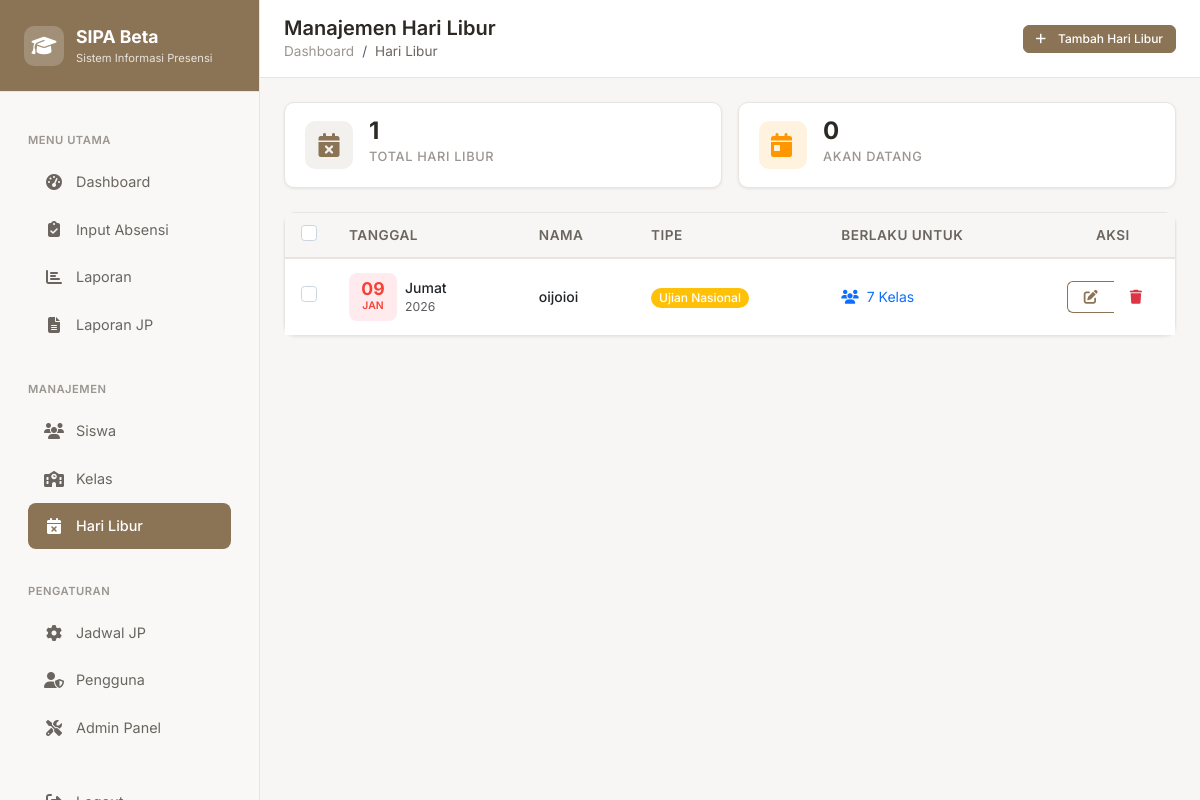
Screenshot of /manage/holidays/ (signed in) with the database file from the repository.
### attendance/models.py (models this page shows, shortened)
class BaseModel(models.Model):
    id = models.UUIDField(primary_key=True, default=uuid.uuid4, editable=False)
    created_at = models.DateTimeField(auto_now_add=True)
    updated_at = models.DateTimeField(auto_now=True)
    created_by = models.ForeignKey(
        User,
        on_delete=models.SET_NULL,
        null=True,
        blank=True,
        related_name='%(class)s_created'
    )
    updated_by = models.ForeignKey(
        User,
        on_delete=models.SET_NULL,
        null=True,
        blank=True,
        related_name='%(class)s_updated'
    )
    class Meta:
        abstract = True

class Holiday(BaseModel):
    HOLIDAY_TYPES = [
        ('UAS', 'Ujian Akhir Semester'),
        ('UN', 'Ujian Nasional'),
        ('PESANTREN', 'Libur Pesantren'),
        ('LAINNYA', 'Lainnya'),
    ]
    date = models.DateField(
        help_text='Date of the holiday'
    )
    name = models.CharField(
        max_length=100,
        help_text='Name of the holiday'
    )
    holiday_type = models.CharField(
        max_length=20,
        choices=HOLIDAY_TYPES,
        help_text='Type of holiday'
    )
    apply_to_all = models.BooleanField(
        default=True,
        help_text='If True, applies to all classrooms'
    )
    classrooms = models.ManyToManyField(
        Classroom,
        blank=True,
        related_name='holidays',
        help_text='Specific classrooms this holiday applies to (if apply_to_all is False)'
    )
    description = models.TextField(
        blank=True,
        help_text='Additional description about the holiday'
    )
    class Meta:
        ordering = ['-date']
        indexes = [
            models.Index(fields=['date']),
            models.Index(fields=['apply_to_all']),
        ]
        verbose_name = 'Holiday'
        verbose_name_plural = 'Holidays'

### attendance/views.py (the view)
# urls.py: path('manage/holidays/', views.manage_holiday_list, name='manage_holiday_list'),
@login_required
def manage_holiday_list(request):
    try:
        holidays = Holiday.objects.prefetch_related('classrooms').order_by('-date')
        paginator = Paginator(holidays, 20)
        page_number = request.GET.get('page', 1)
        page_obj = paginator.get_page(page_number)
        total_holidays = Holiday.objects.count()
        upcoming_holidays = Holiday.objects.filter(date__gte=timezone.now().date()).count()
        context = {
            'holidays': page_obj,
            'total_holidays': total_holidays,
            'upcoming_holidays': upcoming_holidays,
        }
    except Exception as e:
        logger.error(f"Error loading holiday list: {str(e)}")
        messages.error(request, "Terjadi kesalahan saat memuat data hari libur")
        context = {'holidays': []}
    return render(request, 'manage/holidays/list.html', context)

### attendance/context_processors.py (called while the page is built)
def app_context(request):
    return {
        'app_config': getattr(settings, 'SIPA_YAUMI', {}),
        'app_name': getattr(settings, 'SIPA_YAUMI', {}).get('APP_NAME', 'SIPA Beta '),
        'school_name': getattr(settings, 'SIPA_YAUMI', {}).get('SCHOOL_NAME', 'PESANTREN YAUMI YOGYAKARTA'),
        'app_version': getattr(settings, 'SIPA_YAUMI', {}).get('VERSION', '1.0.0'),
    }

### templates/manage/holidays/list.html (shortened to what this page needs)
{% extends 'manage/base_list.html' %}
{% load static %}
{% block page_title %}Manajemen Hari Libur{% endblock %}
{% block breadcrumb_items %}
<li class="breadcrumb-item active">Hari Libur</li>
{% endblock %}
{% block page_actions %}
{% if user.is_superuser %}
<a href="{% url 'manage_holiday_create' %}" class="btn btn-primary btn-sm">
    <i class="fas fa-plus me-1"></i> Tambah Hari Libur
</a>
{% endif %}
{% endblock %}
{% block stats_row %}
<div class="stats-row">
    <div class="stat-card">
        <div class="stat-icon primary">
            <i class="fas fa-calendar-times"></i>
        </div>
        <div>
            <div class="stat-value">{{ total_holidays }}</div>
            <div class="stat-label">Total Hari Libur</div>
        </div>
    </div>
    <div class="stat-card">
        <div class="stat-icon warning">
            <i class="fas fa-calendar-day"></i>
        </div>
        <div>
            <div class="stat-value">{{ upcoming_holidays }}</div>
            <div class="stat-label">Akan Datang</div>
        </div>
    </div>
</div>
{% endblock %}
{% block list_content %}
<div class="card">
    <div class="card-body p-0">
        <form method="post" action="{% url 'bulk_action' %}" id="bulkForm">
            <div class="table-responsive">
                <table class="table table-hover mb-0">
                    <thead>
                        <tr>
                            {% if user.is_superuser %}
                            <th style="width: 40px;">
                                <input type="checkbox" class="form-check-input" id="selectAll">
                            </th>
                            {% endif %}
                            <th>Tanggal</th>
                            <th>Nama</th>
                            <th>Tipe</th>
                            <th>Berlaku Untuk</th>
                            {% if user.is_superuser %}
                            <th style="width: 120px;" class="text-center">Aksi</th>
                            {% endif %}
                        </tr>
                    </thead>
                    <tbody>
                        {% for holiday in holidays %}
                        <tr>
                            {% if user.is_superuser %}
                            <td>
                                <input type="checkbox" class="form-check-input row-checkbox"
                                       name="selected_ids" value="{{ holiday.pk }}">
                            </td>
                            {% endif %}
                            <td data-label="Tanggal">
                                <div class="d-flex align-items-center">
                                    <div class="date-badge me-2">
                                        <div class="date-day">{{ holiday.date|date:"d" }}</div>
                                        <div class="date-month">{{ holiday.date|date:"M" }}</div>
                                    </div>
                                    <div>
                                        <span class="fw-medium">{{ holiday.date|date:"l" }}</span>
                                        <div class="text-muted small">{{ holiday.date|date:"Y" }}</div>
                                    </div>
                                </div>
                            </td>
                            <td data-label="Nama">
                                <span class="editable fw-medium" data-field="name" data-id="{{ holiday.pk }}" data-model="holiday">{{ holiday.name }}</span>
                            </td>
                            <td data-label="Tipe">
                                <span class="badge
                                    {% if holiday.holiday_type == 'UAS' %}bg-info
                                    {% elif holiday.holiday_type == 'UN' %}bg-warning
                                    {% elif holiday.holiday_type == 'PESANTREN' %}bg-success
                                    {% else %}bg-secondary{% endif %}">
                                    {{ holiday.get_holiday_type_display }}
                                </span>
                            </td>
                            <td data-label="Berlaku Untuk">
                                {% if holiday.apply_to_all %}
                                <span class="text-success">
                                    <i class="fas fa-globe me-1"></i> Semua Kelas
                                </span>
                                {% else %}
                                <span class="text-primary">
                                    <i class="fas fa-users me-1"></i>
                                    {{ holiday.classrooms.count }} Kelas
                                </span>
                                {% endif %}
                            </td>
                            <td class="text-center">
                                {% if user.is_superuser %}
                                <div class="btn-group btn-group-sm">
                                    <a href="{% url 'manage_holiday_edit' holiday.pk %}"
                                       class="btn btn-outline-primary" title="Edit">
                                        <i class="fas fa-edit"></i>
                                    </a>
                                    <button type="button" class="btn btn-outline-danger" title="Hapus"
                                            data-bs-toggle="modal"
                                            data-bs-target="#deleteModal"
                                            data-delete-id="{{ holiday.pk }}"
                                            data-delete-name="{{ holiday.name }}"
                                            data-delete-url="{% url 'manage_holiday_delete' holiday.pk %}">
                                        <i class="fas fa-trash"></i>
                                    </button>
                                </div>
                                {% else %}
                                <span class="text-muted">-</span>
                                {% endif %}
                            </td>
                        </tr>
                        {% endfor %}
                    </tbody>
                </table>
            </div>
        </form>
    </div>
</div>
{% endblock %}

### static/css/main.css (style rules this page uses)
:root { --primary-50: #EEF2FF; --primary-100: #E0E7FF; --primary-200: #C7D2FE; --primary-300: #A5B4FC; --primary-400: #818CF8; --primary-500: #6366F1; --primary-600: #4F46E5; --primary-700: #4338CA; --primary-800: #3730A3; --primary-900: #312E81; --primary: var(--primary-600); --primary-hover: var(--primary-700); --primary-light: var(--primary-100); --slate-50: #F8FAFC; --slate-100: #F1F5F9; --slate-200: #E2E8F0; --slate-300: #CBD5E1; --slate-400: #94A3B8; --slate-500: #64748B; --slate-600: #475569; --slate-700: #334155; --slate-800: #1E293B; --slate-900: #0F172A; --status-hadir: #22C55E; --status-hadir-bg: #DCFCE7; --status-hadir-hover: #16A34A; --status-hadir-text: #166534; --status-sakit: #EAB308; --status-sakit-bg: #FEF9C3; --status-sakit-hover: #CA8A04; --status-sakit-text: #854D0E; --status-izin: #3B82F6; --status-izin-bg: #DBEAFE; --status-izin-hover: #2563EB; --status-izin-text: #1E40AF; --status-alpa: #EF4444; --status-alpa-bg: #FEE2E2; --status-alpa-hover: #DC2626; --status-alpa-text: #991B1B; --success: var(--status-hadir); --success-bg: var(--status-hadir-bg); --warning: var(--status-sakit); --warning-bg: var(--status-sakit-bg); --info: var(--status-izin); --info-bg: var(--status-izin-bg); --danger: var(--status-alpa); --danger-bg: var(--status-alpa-bg); --bg-white: #FFFFFF; --bg-light: var(--slate-50); --bg-muted: var(--slate-100); --bg-dark: var(--slate-900); --text-primary: var(--slate-900); --text-secondary: var(--slate-500); --text-muted: var(--slate-400); --text-light: var(--slate-300); --text-white: #FFFFFF; --border-color: var(--slate-200); --border-light: var(--slate-100); --border-dark: var(--slate-300); --spacing-0: 0; --spacing-1: 0.25rem; --spacing-2: 0.5rem; --spacing-3: 0.75rem; --spacing-4: 1rem; --spacing-5: 1.25rem; --spacing-6: 1.5rem; --spacing-8: 2rem; --spacing-10: 2.5rem; --spacing-12: 3rem; --spacing-16: 4rem; --radius-none: 0; --radius-sm: 4px; --radius-md: 6px; --radius-lg: 8px; --radius-xl: 12px; --radius-2xl: 16px; --radius-full: 9999px; --shadow-xs: 0 1px 2px 0 rgb(0 0 0 / 0.05); --shadow-sm: 0 1px 3px 0 rgb(0 0 0 / 0.1), 0 1px 2px -1px rgb(0 0 0 / 0.1); --shadow-md: 0 4px 6px -1px rgb(0 0 0 / 0.1), 0 2px 4px -2px rgb(0 0 0 / 0.1); --shadow-lg: 0 10px 15px -3px rgb(0 0 0 / 0.1), 0 4px 6px -4px rgb(0 0 0 / 0.1); --shadow-xl: 0 20px 25px -5px rgb(0 0 0 / 0.1), 0 8px 10px -6px rgb(0 0 0 / 0.1); --shadow-2xl: 0 25px 50px -12px rgb(0 0 0 / 0.25); --shadow-inner: inset 0 2px 4px 0 rgb(0 0 0 / 0.05); --shadow-none: 0 0 #0000; --shadow-focus: 0 0 0 3px var(--primary-100); --shadow-focus-danger: 0 0 0 3px var(--status-alpa-bg); --font-family: 'Inter', -apple-system, BlinkMacSystemFont, 'Segoe UI', Roboto, 'Helvetica Neue', Arial, sans-serif; --font-family-mono: ui-monospace, SFMono-Regular, 'SF Mono', Menlo, Consolas, monospace; --text-xs: 0.75rem; --text-sm: 0.875rem; --text-base: 1rem; --text-lg: 1.125rem; --text-xl: 1.25rem; --text-2xl: 1.5rem; --text-3xl: 1.875rem; --text-4xl: 2.25rem; --font-normal: 400; --font-medium: 500; --font-semibold: 600; --font-bold: 700; --leading-none: 1; --leading-tight: 1.25; --leading-snug: 1.375; --leading-normal: 1.5; --leading-relaxed: 1.625; --sidebar-width: 260px; --sidebar-collapsed-width: 64px; --header-height: 64px; --content-max-width: 1400px; --transition-fast: 150ms ease; --transition-base: 200ms ease; --transition-slow: 300ms ease; --z-dropdown: 100; --z-sticky: 200; --z-fixed: 300; --z-modal-backdrop: 400; --z-modal: 500; --z-popover: 600; --z-tooltip: 700; --z-toast: 800; }
*, *::before, *::after { box-sizing: border-box; }
html { font-size: 16px; -webkit-text-size-adjust: 100%; -webkit-font-smoothing: antialiased; -moz-osx-font-smoothing: grayscale; }
body { margin: 0; font-family: var(--font-family); font-size: var(--text-base); font-weight: var(--font-normal); line-height: var(--leading-normal); color: var(--text-primary); background-color: var(--bg-light); }
a { color: var(--primary); text-decoration: none; transition: color var(--transition-fast); }
.text-primary { color: var(--text-primary); }
.text-muted { color: var(--text-muted); }
.bg-warning { background-color: var(--warning-bg); }

### rows the page displays
Holiday: date "09", date "JAN", date "Jumat", date "2026", name "oijoioi", holiday_type "Ujian Nasional", classrooms.count "7"

### other values shown
{{ total_holidays }} "1"
{{ upcoming_holidays }} "0"
